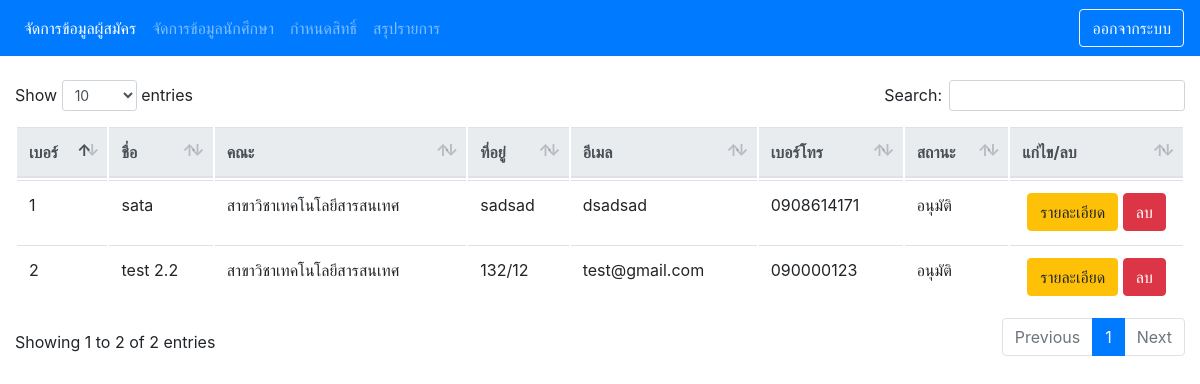
Page /Home.php on the committed database.
### tables this page shows
CREATE TABLE `tb_student` (
  `ST_ID` int(10) NOT NULL,
  `ST_Code` varchar(50) NOT NULL,
  `ST_Number` varchar(3) NOT NULL,
  `ST_Name` varchar(50) NOT NULL,
  `ST_Sub` varchar(50) NOT NULL,
  `ST_Address` varchar(50) NOT NULL,
  `ST_Email` varchar(50) NOT NULL,
  `ST_Phone` varchar(15) NOT NULL,
  `ST_Grede` double NOT NULL,
  `ST_Score` int(11) NOT NULL,
  `ST_Status` varchar(50) NOT NULL,
  `ST_Img_Grade` varchar(150) NOT NULL,
  `ST_Profile` varchar(150) NOT NULL,
  `ST_Policy` varchar(200) NOT NULL
);

### Home.php (the view, shortened to what this page needs)
<?php
include 'Header.php';
include 'Menu/MenuHome.php';
 ?>
 <table class="table"  id="dataTable">
     <thead class="thead-light">
        <tr>
          <th>เบอร์</th>
          <th>ชื่อ</th>
          <th>คณะ</th>
          <th>ที่อยู่</th>
          <th>อีเมล</th>
          <th>เบอร์โทร</th>
          <th>สถานะ</th>
          <th>แก่ไข/ลบ</th>
        </tr>
      </thead>
      <tbody>
        <?php
        $sql = "SELECT * FROM tb_student ";
        $query = mysql_query($sql);
        while ($a = mysql_fetch_array($query)) {
         ?>
        <tr>
          <td><?php echo $a['ST_Number']; ?></td>
          <td><?php echo $a['ST_Name']; ?></td>
          <td><?php echo $a['ST_Sub']; ?></td>
          <td><?php echo $a['ST_Address']; ?></td>
          <td><?php echo $a['ST_Email']; ?></td>
          <td><?php echo $a['ST_Phone']; ?></td>
          <td><?php echo $a['ST_Status']; ?></td>
          <td width="15%" >
            <div class="text-center">
              <a href="FromHome.php?ST_ID=<?php echo $a['ST_ID']; ?>">
                <button type="button" class="btn btn-warning" name="button">รายละเอียด</button>
              </a>
              <a href="JavaScript:if(confirm('ยืนยันการลบ') == true){window
                  .location='DeleteHome.php?ST_ID=<?php echo $a["ST_ID"];?>';}">
                <button type="button" class="btn btn-danger" name="button">ลบ</button>
              </a>
            </div>
          </td>
        </tr>
          <?php } ?>
      </tbody>
  </table>
<?php include 'Footer.php'; ?>

### css/sb-admin.css (style rules this page uses)
html { position: relative; min-height: 100%; }
body { overflow-x: hidden; }

### rows in the picture
tb_student: ST_Number "1", ST_Name "sata", ST_Sub "สาขาวิชาเทคโนโลยีสารสนเทศ", ST_Address "sadsad", ST_Email "dsadsad", ST_Phone "0908614171", ST_Status "อนุมัติ"
tb_student: ST_Number "2", ST_Name "test 2.2", ST_Sub "สาขาวิชาเทคโนโลยีสารสนเทศ", ST_Address "132/12", ST_Email "test@gmail.com", ST_Phone "090000123", ST_Status "อนุมัติ"
